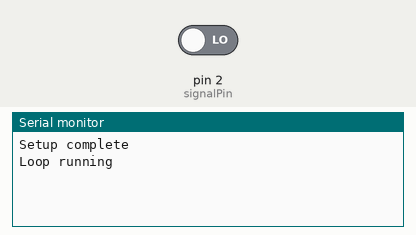
This sketch was run on a simulated Arduino Uno, built with avr-gcc and run on an emulated ATmega328P. Parts: the last lines printed to the serial monitor. The test bench sets the inputs (shaded band); at power-on: pin 2 (signalPin) LOW.

Above: at 1.2 s.
1.3 s: pin 2 (signalPin) driven HIGH
At 1.9 s:
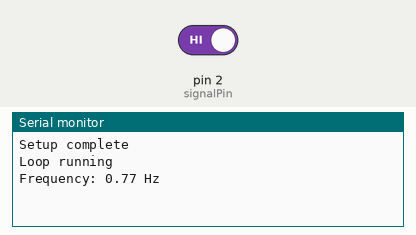
2.8 s: pin 2 (signalPin) driven LOW
At 2.96 s:
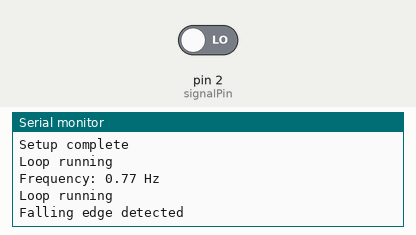

The sketch:

IR_v1.ino
```cpp
const int signalPin = 2; // The pin where the signal is connected
unsigned long lastTime = 0;
unsigned long currentTime = 0;
unsigned long interval = 0;
bool lastState = LOW;
bool currentState = LOW;

void setup() {
  Serial.begin(9600);
  pinMode(signalPin, INPUT);
  Serial.println("Setup complete");  // Debugging statement
}

void loop() {
  currentState = digitalRead(signalPin); // Read the current state of the pin
  if (currentState != lastState) { // Check if state has changed
    if (currentState == HIGH) { // Check for a rising edge
      currentTime = micros(); // Get the current time in microseconds
      interval = currentTime - lastTime; // Calculate the time interval
      lastTime = currentTime; // Update the last time
      float frequency = 1000000.0 / interval; // Calculate the frequency in Hz
      Serial.print("Frequency: ");
      Serial.print(frequency);
      Serial.println(" Hz");
    } else {
      Serial.println("Falling edge detected"); // Debugging statement for falling edge
    }
  }
  lastState = currentState; // Update the last state

  // Additional debug statement to verify loop is running
  static unsigned long lastDebugTime = 0;
  if (millis() - lastDebugTime > 1000) { // Print every 1 second
    Serial.println("Loop running");
    lastDebugTime = millis();
  }
}
```

Measured:
- after the input at 1.3 s, the serial monitor: prints a new line at once (image 1)
- after the input at 2.8 s, the serial monitor: prints a new line at once (image 2)
